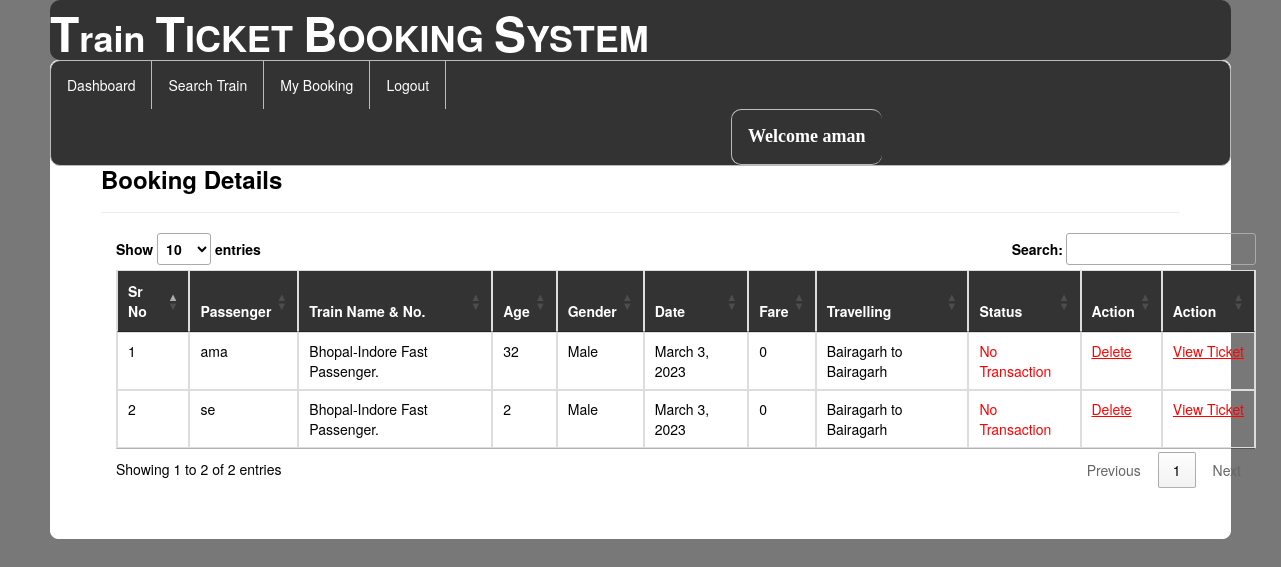
/my_booking/ (signed in), run on the app's committed database.
### railway/models.py (models this page shows, shortened)
class Passenger(models.Model):
    user = models.ForeignKey(Register,on_delete=models.CASCADE,null=True)
    train = models.ForeignKey(Add_Train,on_delete=models.CASCADE,null=True)
    name = models.CharField(max_length=100,null=True)
    age = models.IntegerField(null=True)
    gender = models.CharField(max_length=30,null=True)
    route=models.CharField(max_length=100,null=True)
    status = models.CharField(max_length=30,null=True)
    date1 = models.DateField(null=True)
    fare = models.IntegerField(null=True)

class Add_Train(models.Model):
    trainname = models.CharField(max_length=30,null=True)
    train_no = models.IntegerField(null=True)
    from_city = models.CharField(max_length=30,null=True)
    to_city = models.CharField(max_length=30,null=True)
    departuretime=models.CharField(max_length=30,null=True)
    arrivaltime=models.CharField(max_length=30,null=True)
    trevaltime=models.CharField(max_length=100,null=True)
    distance=models.IntegerField(null=True)
    img=models.FileField(null=True)

### railway/views.py (the view)
# urls.py: path('my_booking/',my_booking,name="my_booking"),
def my_booking(request):
    if not request.user.is_authenticated:
        return redirect('login')
    user2 = User.objects.filter(username=request.user.username).get()
    user1 = Register.objects.filter(user=user2).get()
    pro = Passenger.objects.filter(user=user1)
    book = Book_ticket.objects.filter(user=user1)
    d = {'user':user1,'pro':pro,'book':book}
    return render(request,'my_booking.html',d)

### railway/templates/my_booking.html (shortened to what this page needs)
{% extends 'navigation2.html' %}
{% load static %}
{% block b %}
<div style="color:Black;border:1px solid white;border-radius:8px;background-color:white;padding:50px">
        <h3><strong>Booking Details</strong></h3><hr>
<div class="container">
<table class="table table-bordered" id="myTable">
  <thead style="color:white;background-color:#333">
  <tr>
    <th>Sr No</th>
    <th>Passenger</th>
      <th>Train Name & No.</th>
      <th>Age</th>
    <th>Gender</th>
    <th>Date</th>
       <th>Fare</th>
       <th>Travelling</th>
       <th>Status</th>
    <th>Action</th>
     <th>Action</th>
  </tr>
  </thead>
   <tbody>
    {% for i in pro %}
  <tr>
    <td>{{forloop.counter}}</td>
    <td>{{i.name}}</td>
    <td>{{i.train.trainname}}. {{i.train.tran_no}}</td>
      <td>{{i.age}}</td>
      <td>{{i.gender}}</td>
      <td>{{i.date1}}</td>
      <td>{{i.fare}}</td>
      <td>{{i.route}}</td>
      {% if i.status == 'set' %}
      <td style="color:green">Booking Confirmed</td>
      {% else %}
      <td style="color:red">No Transaction</td>
      {% endif %}
    <td><a href="{% url 'delte_my_booking' i.id %}" style="color:red"><u>Delete</u></a>
    <td><a href="{% url 'view_ticket' i.id %}" style="color:red"><u>View&nbsp;Ticket</u></a>
    </td>
  </tr>
    {% endfor %}
    </tbody>
</table>
 </div>
</div>
{% endblock %}

### railway/templates/navigation2.html (shortened to what this page needs)
{% extends 'head.html' %}
{% load static %}
{% block body %}
<link rel = stylesheet href = "//cdn.datatables.net/1.10.19/css/jquery.dataTables.min.css">
<ul class="id2">
  <li class="id1"><a href="{% url 'dashboard' %}">Dashboard</a></li>
  <li class="id1"><a href="{% url 'search_train' %}">Search Train</a></li>
  <li class="id1"><a href="{% url 'my_booking' %}">My Booking</a></li>
  <li class="id1"><a href="{% url 'log_out' %}">Logout</a></li>
    <li class="id2" style="margin-left:680px"><a href="" style="color:white"><strong style="font-size:18px;font-family:cursive">Welcome {{request.user.username}}</strong></a></li>
</ul>
{% block b %}
{% endblock %}
{% endblock %}

### railway/templates/navigation2.html (style rules this page uses)
.id2 { list-style-type: none; margin: 0; padding: 0; overflow: hidden; background-color: #333; border-radius:10px; border:1px solid #bbb; }
.id1 { float: left; border-right:1px solid #bbb; }
.id2 { float: left; border-left:1px solid #bbb; }
li:last-child { border-right: none; }
li a { display: block; color: white; text-align: center; padding: 14px 16px; text-decoration: none; }

### data on the page
Passenger: name "ama", train.trainname "Bhopal-Indore Fast Passenger", age "32", gender "Male", date1 "March 3, 2023", fare "0", route "Bairagarh to Bairagarh", shows "No Transaction"
Passenger: name "se", train.trainname "Bhopal-Indore Fast Passenger", age "2", gender "Male", date1 "March 3, 2023", fare "0", route "Bairagarh to Bairagarh", shows "No Transaction"

### other printed values
{{ request.user.username }} "aman"
